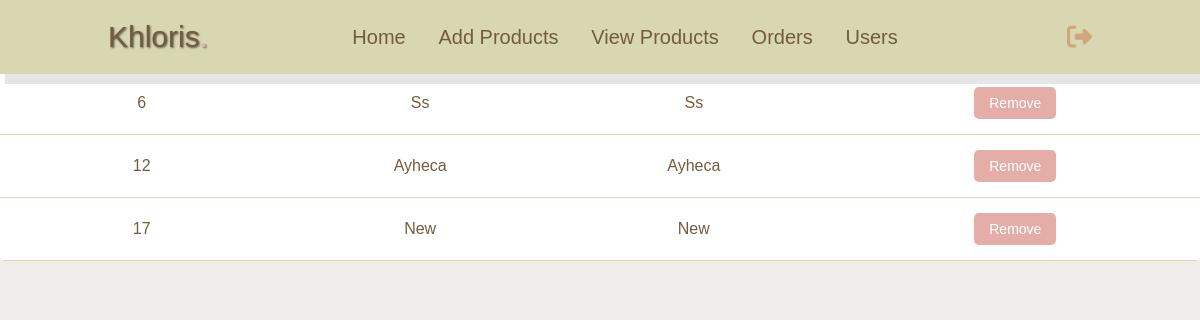
The page /admin/total_users.php on the database as committed earlier.
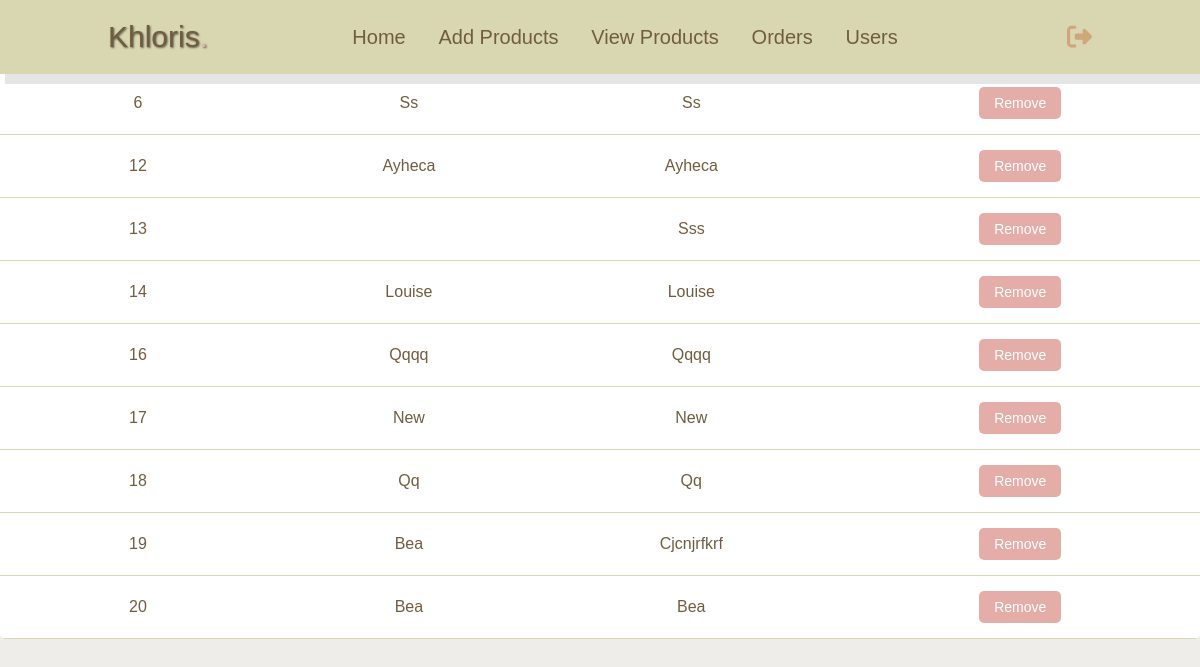
The same page on the database as committed later.
### tables this page shows
CREATE TABLE `users` (
  `ID` int(11) NOT NULL,
  `name` varchar(50) DEFAULT NULL,
  `username` varchar(30) DEFAULT NULL,
  `email` varchar(50) DEFAULT NULL,
  `password` varchar(15) DEFAULT NULL
);

### admin/total_users.php (the view, shortened to what this page needs)
<?php
    include('../php/config.php');
    $sql = "SELECT * FROM users";
    $result = mysqli_query($con, $sql);
?>
<!DOCTYPE html>
<html lang="en">
<head>
    <link rel="stylesheet" href="users_acc.css"/>
    <link rel="stylesheet" href="https://cdnjs.cloudflare.com/ajax/libs/font-awesome/6.6.0/css/all.min.css" />
</head>
<body>
    <header>
      <a href="../admin/admin_dashboard.php" class="logo"
        >Khloris<span>.</span></a
      >
      <nav class="navbar">
        <a href="../admin/admin_dashboard.php">Home</a>
        <a href="../admin/add_products.php">Add Products</a>
        <a href="../admin/view_products.php">View Products</a>
        <a href="../admin/orders.php">Orders</a>
        <a href="#Orders">Users</a>
      </nav>
      <div class="icons">
        <a
          href="admin_logout.php"
          class="fa-solid fa-right-from-bracket"
          onclick="return confirmLogout()"
        ></a>
      </div>
    </header>
    <div class="user-info">
        <h1>Users <span>Accounts</span></h1>
        <table>
            <tr>
                <th>User ID</th>
                <th>Name</th>
                <th>Email</th>
                <th>Remove</th>
            </tr>
            <?php
                    while($row=mysqli_fetch_assoc($result))
                {
                ?>
            <tr>
                <td><?php echo $row['ID']; ?></td>
                <td><?php echo $row['name']; ?></td>
                <td><?php echo $row['email']; ?></td>
                <td>
                    <a href="total_users.php?id=<?php echo $row['ID'] ?>" class="delete-btn"
                        onclick="return confirm('Are you sure you want to remove this user?')">Remove</a>
                </td>
            </tr>
            <?php
                }
                ?>
        </table>
    </div>
</body>
</html>

### admin/users_acc.css (style rules this page uses)
:root { --strawberry: #e5ada8; }
* { margin: 0; padding: 0; box-sizing: border-box; font-family: Verdana, Geneva, Tahoma, sans-serif; outline: none; border: none; text-decoration: none; text-transform: capitalize; transition: .2s linear; }
html { font-size: 62.5%; scroll-behavior: smooth; scroll-padding-top: 6rem; overflow-x: hidden; background: #eeedea; }
header { position: fixed; top: 0; left: 0; right: 0; background: #d8d7b2; padding: 2rem 9%; display: flex; align-items: center; justify-content: space-between; z-index: 1000; box-shadow: 0.5rem 1rem rgba(0, 0, 0, .1); }
header .logo { font-size: 3rem; color: #725c3f; font-weight: lighter; text-shadow: 1px 1px 2px #0000008f; ; }
header .logo span { color: var(--strawberry); }
header .navbar a { font-size: 2rem; padding: 0 1.5rem; color: #725c3f; }
header .icons a { font-size: 2.5rem; color: #d0a77b; margin-left: 2.5rem; }
table { width: 100%; border-collapse: collapse; margin-bottom: 2rem; background-color: #fff; border-radius: 0.5rem; overflow: hidden; }
table th, table td { padding: 1.5rem; text-align: center; color: #725c3f; font-size: 1.6rem; border-bottom: 0.1rem solid #d8d7b2; }
th { background-color: #d8d7b2; font-weight: bold; color: #fff; }
.update-btn, .delete-btn { padding: 0.8rem 1.5rem; border-radius: 0.5rem; font-size: 1.4rem; cursor: pointer; text-align: center; display: inline-block; transition: background-color 0.3s ease; }
.delete-btn { background-color: var(--strawberry); color: #fff; }

Rows that differ between the two databases and show on the page:
added users: ID "13", email "Sss"
added users: ID "14", name "Louise", email "Louise"
added users: ID "16", name "Qqqq", email "Qqqq"
added users: ID "18", name "Qq", email "Qq"
added users: ID "19", name "Bea", email "Cjcnjrfkrf"
added users: ID "20", name "Bea", email "Bea"
